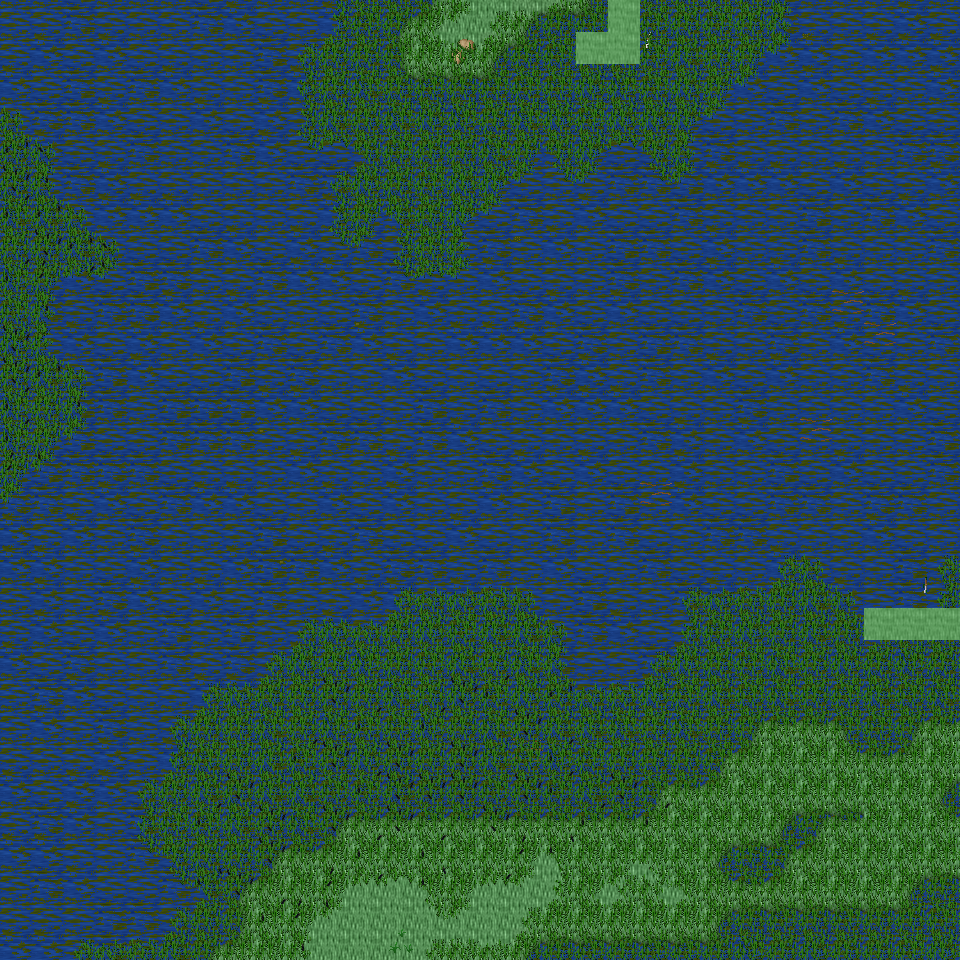

A level layout from a 2D game, rendered from its tile map. Below: a short description, then the map file with tile-grid data replaced by summaries:
An orthogonal 30x30 tile map with 32x32 px tiles, 6 tile layers (Ground, Object, Object2, Above, ...), 35 tilesets and 5 objects (5x mapExit).

<map version="1.0" orientation="orthogonal" renderorder="right-down" width="30" height="30" tilewidth="32" tileheight="32" nextobjectid="6">
  <tileset firstgid="1" name="tileset_ground_ground" tilewidth="32" tileheight="32" tilecount="33" columns="3">
    <image source="../drawable/tileset_ground_ground.png" width="96" height="352" />
  </tileset>
  <tileset firstgid="34" name="tileset_plant_grasses" tilewidth="32" tileheight="32" tilecount="6" columns="3">
    <image source="../drawable/tileset_plant_grasses.png" width="96" height="64" />
  </tileset>
  <tileset firstgid="40" name="tileset_plant_flower_daisy_white" tilewidth="32" tileheight="32" tilecount="8" columns="2">
    <image source="../drawable/tileset_plant_flower_daisy_white.png" width="64" height="128" />
  </tileset>
  <tileset firstgid="48" name="tileset_ground_grass_edges" tilewidth="32" tileheight="32" tilecount="36" columns="12">
    <image source="../drawable/tileset_ground_grass_edges.png" width="384" height="96" />
  </tileset>
  <tileset firstgid="84" name="tileset_ground_grass_corners" tilewidth="32" tileheight="32" tilecount="24" columns="6">
    <image source="../drawable/tileset_ground_grass_corners.png" width="192" height="128" />
  </tileset>
  <tileset firstgid="108" name="tileset_ground_earth_edges" tilewidth="32" tileheight="32" tilecount="18" columns="6">
    <image source="../drawable/tileset_ground_earth_edges.png" width="192" height="96" />
  </tileset>
  <tileset firstgid="126" name="tileset_ground_rock_pebbles" tilewidth="32" tileheight="32" tilecount="3" columns="1">
    <image source="../drawable/tileset_ground_rock_pebbles.png" width="32" height="96" />
  </tileset>
  <tileset firstgid="129" name="tileset_plant_flower_daisy_yellow" tilewidth="32" tileheight="32" tilecount="8" columns="2">
    <image source="../drawable/tileset_plant_flower_daisy_yellow.png" width="64" height="128" />
  </tileset>
  <tileset firstgid="137" name="tileset_plant_flower_daisy_red" tilewidth="32" tileheight="32" tilecount="8" columns="2">
    <image source="../drawable/tileset_plant_flower_daisy_red.png" width="64" height="128" />
  </tileset>
  <tileset firstgid="145" name="tileset_plant_tree_tree_fluffy" tilewidth="32" tileheight="32" tilecount="12" columns="4">
    <image source="../drawable/tileset_plant_tree_tree_fluffy.png" width="128" height="96" />
  </tileset>
  <tileset firstgid="157" name="tileset_logic_creature_undead" tilewidth="32" tileheight="32" tilecount="16" columns="8">
    <image source="../drawable/tileset_logic_creature_undead.png" width="256" height="64" />
  </tileset>
  <tileset firstgid="173" name="tileset_logic_collision" tilewidth="32" tileheight="32" tilecount="1" columns="1">
    <image source="../drawable/tileset_logic_collision.png" width="32" height="32" />
  </tileset>
  <tileset firstgid="174" name="tileset_ground_water_swamp_water" tilewidth="32" tileheight="32" tilecount="33" columns="3">
    <image source="../drawable/tileset_ground_water_swamp_water.png" width="96" height="352" />
  </tileset>
  <tileset firstgid="207" name="tileset_plant_tree_tree_darkgreen" tilewidth="32" tileheight="32" tilecount="88" columns="8">
    <image source="../drawable/tileset_plant_tree_tree_darkgreen.png" width="256" height="352" />
  </tileset>
  <tileset firstgid="295" name="tileset_plant_grasses_swamp" tilewidth="32" tileheight="32" tilecount="42" columns="6">
    <image source="../drawable/tileset_plant_grasses_swamp.png" width="192" height="224" />
  </tileset>
  <tileset firstgid="337" name="tileset_building_stone_ruins" tilewidth="32" tileheight="32" tilecount="72" columns="6">
    <image source="../drawable/tileset_building_stone_ruins.png" width="192" height="384" />
  </tileset>
  <tileset firstgid="409" name="tileset_item_gothic_large_gravestone" tilewidth="32" tileheight="32" tilecount="9" columns="3">
    <image source="../drawable/tileset_item_gothic_large_gravestone.png" width="96" height="96" />
  </tileset>
  <tileset firstgid="418" name="tileset_item_gothic_skull_post" tilewidth="32" tileheight="32" tilecount="2" columns="1">
    <image source="../drawable/tileset_item_gothic_skull_post.png" width="32" height="64" />
  </tileset>
  <tileset firstgid="420" name="tileset_item_gothic_tombstone_2" tilewidth="32" tileheight="32" tilecount="8" columns="2">
    <image source="../drawable/tileset_item_gothic_tombstone_2.png" width="64" height="128" />
  </tileset>
  <tileset firstgid="428" name="tileset_item_statue_broken_green_column" tilewidth="32" tileheight="32" tilecount="2" columns="1">
    <image source="../drawable/tileset_item_statue_broken_green_column.png" width="32" height="64" />
  </tileset>
  <tileset firstgid="430" name="tileset_item_statue_broken_lion" tilewidth="32" tileheight="32" tilecount="6" columns="2">
    <image source="../drawable/tileset_item_statue_broken_lion.png" width="64" height="96" />
  </tileset>
  <tileset firstgid="436" name="tileset_item_statue_green_stone" tilewidth="32" tileheight="32" tilecount="12" columns="4">
    <image source="../drawable/tileset_item_statue_green_stone.png" width="128" height="96" />
  </tileset>
  <tileset firstgid="448" name="tileset_ground_slate_tiles" tilewidth="32" tileheight="32" tilecount="15" columns="5">
    <image source="../drawable/tileset_ground_slate_tiles.png" width="160" height="96" />
  </tileset>
  <tileset firstgid="463" name="tileset_ground_rock_rocks" tilewidth="32" tileheight="32" tilecount="4" columns="2">
    <image source="../drawable/tileset_ground_rock_rocks.png" width="64" height="64" />
  </tileset>
  <tileset firstgid="467" name="tileset_ground_rock_rocks_2" tilewidth="32" tileheight="32" tilecount="4" columns="2">
    <image source="../drawable/tileset_ground_rock_rocks_2.png" width="64" height="64" />
  </tileset>
  <tileset firstgid="471" name="tileset_ground_rock_rocks_3" tilewidth="32" tileheight="32" tilecount="16" columns="4">
    <image source="../drawable/tileset_ground_rock_rocks_3.png" width="128" height="128" />
  </tileset>
  <tileset firstgid="487" name="tileset_plant_stump_hollow_logs" tilewidth="32" tileheight="32" tilecount="6" columns="3">
    <image source="../drawable/tileset_plant_stump_hollow_logs.png" width="96" height="64" />
  </tileset>
  <tileset firstgid="493" name="tileset_plant_tree_dead_tree_2" tilewidth="32" tileheight="32" tilecount="20" columns="4">
    <image source="../drawable/tileset_plant_tree_dead_tree_2.png" width="128" height="160" />
  </tileset>
  <tileset firstgid="513" name="tileset_plant_tree_dead_tree_3" tilewidth="32" tileheight="32" tilecount="16" columns="4">
    <image source="../drawable/tileset_plant_tree_dead_tree_3.png" width="128" height="128" />
  </tileset>
  <tileset firstgid="529" name="tileset_item_corpse_skeleton" tilewidth="32" tileheight="32" tilecount="4" columns="2">
    <image source="../drawable/tileset_item_corpse_skeleton.png" width="64" height="64" />
  </tileset>
  <tileset firstgid="533" name="tileset_item_corpse_swamp_sunken" tilewidth="32" tileheight="32" tilecount="32" columns="8">
    <image source="../drawable/tileset_item_corpse_swamp_sunken.png" width="256" height="128" />
  </tileset>
  <tileset firstgid="565" name="tileset_object_rock_pillars_stone" tilewidth="32" tileheight="32" tilecount="36" columns="6">
    <image source="../drawable/tileset_object_rock_pillars_stone.png" width="192" height="192" />
  </tileset>
  <tileset firstgid="601" name="tileset_logic_creature_undead_skeleton" tilewidth="32" tileheight="32" tilecount="6" columns="6">
    <image source="../drawable/tileset_logic_creature_undead_skeleton.png" width="192" height="32" />
  </tileset>
  <tileset firstgid="607" name="tileset_logic_creature_undead_specter" tilewidth="32" tileheight="32" tilecount="6" columns="6">
    <image source="../drawable/tileset_logic_creature_undead_specter.png" width="192" height="32" />
  </tileset>
  <tileset firstgid="613" name="tileset_logic_creature_undead_zombie" tilewidth="32" tileheight="32" tilecount="5" columns="5">
    <image source="../drawable/tileset_logic_creature_undead_zombie.png" width="160" height="32" />
  </tileset>
  <layer name="Ground" width="30" height="30">
    <data>[900 cells, 900 non-empty, 23 distinct tile ids]</data>
  </layer>
  <layer name="Object" width="30" height="30">
    <data>[900 cells, 20 non-empty, 15 distinct tile ids]</data>
  </layer>
  <layer name="Object2" width="30" height="30">
    <data>[900 cells, 407 non-empty, 27 distinct tile ids]</data>
  </layer>
  <layer name="Above" width="30" height="30">
    <data>[900 cells, 0 non-empty, 0 distinct tile ids]</data>
  </layer>
  <layer name="Above2" width="30" height="30">
    <data>[900 cells, 0 non-empty, 0 distinct tile ids]</data>
  </layer>
  <layer name="Walkable" width="30" height="30">
    <data>[900 cells, 6 non-empty, 1 distinct tile ids]</data>
  </layer>
  <objectgroup name="MapEvents">
    <object id="1" name="north" type="mapExit" x="0" y="0" width="608" height="32">
      <properties>
        <property name="map" value="level_0_x204_y44" />
        <property name="x" value="0" />
        <property name="y" value="28" />
      </properties>
    </object>
    <object id="2" name="north2" type="mapExit" x="640" y="0" width="320" height="32">
      <properties>
        <property name="map" value="level_0_x204_y44" />
        <property name="x" value="20" />
        <property name="y" value="28" />
      </properties>
    </object>
    <object id="3" name="south" type="mapExit" x="0" y="928" width="960" height="32">
      <properties>
        <property name="map" value="level_0_x204_y46" />
        <property name="x" value="0" />
        <property name="y" value="1" />
      </properties>
    </object>
    <object id="4" name="east" type="mapExit" x="928" y="0" width="32" height="608">
      <properties>
        <property name="map" value="level_0_x205_y45" />
        <property name="x" value="1" />
        <property name="y" value="0" />
      </properties>
    </object>
    <object id="5" name="east2" type="mapExit" x="928" y="640" width="32" height="320">
      <properties>
        <property name="map" value="level_0_x205_y45" />
        <property name="x" value="1" />
        <property name="y" value="20" />
      </properties>
    </object>
  </objectgroup>
</map>
